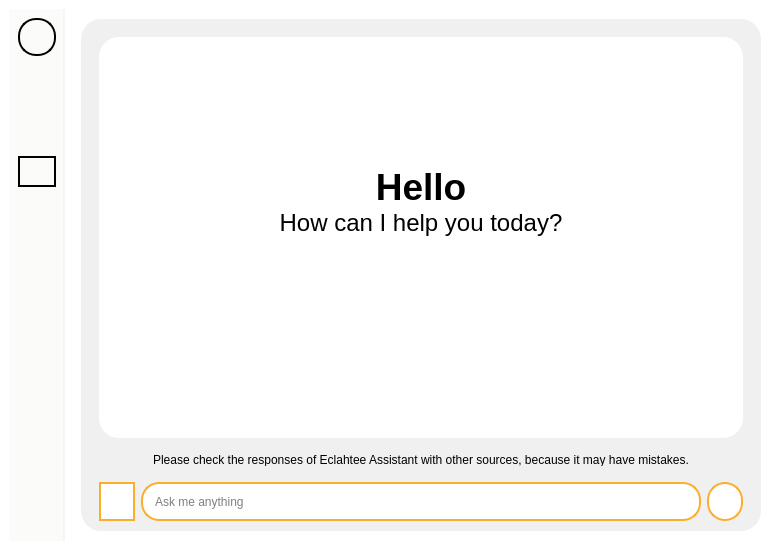
<?xml version="1.0" encoding="UTF-8"?>
<ui version="4.0">
 <class>MainWindow</class>
 <widget class="QMainWindow" name="MainWindow">
  <property name="enabled">
   <bool>true</bool>
  </property>
  <property name="geometry">
   <rect>
    <x>0</x>
    <y>0</y>
    <width>780</width>
    <height>550</height>
   </rect>
  </property>
  <property name="minimumSize">
   <size>
    <width>780</width>
    <height>550</height>
   </size>
  </property>
  <property name="font">
   <font>
    <kerning>false</kerning>
   </font>
  </property>
  <property name="windowTitle">
   <string>MainWindow</string>
  </property>
  <property name="styleSheet">
   <string notr="true">padding: 0px;
border: 0px;
background-color: white;</string>
  </property>
  <widget class="QWidget" name="centralwidget">
   <layout class="QHBoxLayout" name="horizontalLayout">
    <item>
     <widget class="QWidget" name="widget" native="true">
      <property name="styleSheet">
       <string notr="true">max-width: 54px;
background-color: #FBFBFA;
border-right: 2px solid #F5F5F4;
padding: 0px;
margin: 0px;</string>
      </property>
      <layout class="QVBoxLayout" name="verticalLayout_2">
       <item>
        <widget class="QLabel" name="label">
         <property name="font">
          <font>
           <pointsize>10</pointsize>
           <weight>75</weight>
           <bold>true</bold>
          </font>
         </property>
         <property name="styleSheet">
          <string notr="true">min-height: 34px;
max-height: 34px;
min-width: 34px;
max-width: 34px;
border: 2px solid black;
border-radius: 18px;</string>
         </property>
         <property name="text">
          <string/>
         </property>
         <property name="pixmap">
          <pixmap>../Image/icon.png</pixmap>
         </property>
         <property name="scaledContents">
          <bool>true</bool>
         </property>
         <property name="alignment">
          <set>Qt::AlignCenter</set>
         </property>
        </widget>
       </item>
       <item>
        <widget class="QLabel" name="label_5">
         <property name="styleSheet">
          <string notr="true">border: 0px;</string>
         </property>
         <property name="text">
          <string/>
         </property>
        </widget>
       </item>
       <item>
        <widget class="QLabel" name="label_2">
         <property name="font">
          <font>
           <pointsize>10</pointsize>
           <weight>75</weight>
           <bold>true</bold>
          </font>
         </property>
         <property name="styleSheet">
          <string notr="true">QLabel{
	max-height: 22px;
	border: 2px solid #FBFBFA;
	padding: 6px;
	border-radius: 18px;
}

QLabel:hover{
	max-height: 22px;
	border: 2px solid gray;
	padding: 6px;
	border-radius: 18px;
}</string>
         </property>
         <property name="text">
          <string/>
         </property>
         <property name="pixmap">
          <pixmap>../Image/home_d.png</pixmap>
         </property>
         <property name="scaledContents">
          <bool>true</bool>
         </property>
         <property name="alignment">
          <set>Qt::AlignCenter</set>
         </property>
        </widget>
       </item>
       <item>
        <widget class="QLabel" name="label_3">
         <property name="font">
          <font>
           <pointsize>10</pointsize>
           <weight>75</weight>
           <bold>true</bold>
          </font>
         </property>
         <property name="styleSheet">
          <string notr="true">QLabel{
	max-height: 22px;
	border: 2px solid #FBFBFA;
	padding: 6px;
	border-radius: 18px;
}

QLabel:hover{
	max-height: 22px;
	border: 2px solid gray;
	padding: 6px;
	border-radius: 18px;
}</string>
         </property>
         <property name="text">
          <string/>
         </property>
         <property name="pixmap">
          <pixmap>../Image/notes_d.png</pixmap>
         </property>
         <property name="scaledContents">
          <bool>true</bool>
         </property>
         <property name="alignment">
          <set>Qt::AlignCenter</set>
         </property>
        </widget>
       </item>
       <item>
        <widget class="QLabel" name="label_4">
         <property name="font">
          <font>
           <pointsize>10</pointsize>
           <weight>75</weight>
           <bold>true</bold>
          </font>
         </property>
         <property name="styleSheet">
          <string notr="true">max-height: 22px;
border: 2px solid black;
padding: 6px;
border-radius: 18px;</string>
         </property>
         <property name="text">
          <string/>
         </property>
         <property name="pixmap">
          <pixmap>../Image/chat_a.png</pixmap>
         </property>
         <property name="scaledContents">
          <bool>true</bool>
         </property>
         <property name="alignment">
          <set>Qt::AlignCenter</set>
         </property>
        </widget>
       </item>
       <item>
        <widget class="QLabel" name="label_10">
         <property name="font">
          <font>
           <pointsize>10</pointsize>
           <weight>75</weight>
           <bold>true</bold>
          </font>
         </property>
         <property name="styleSheet">
          <string notr="true">QLabel{
	max-height: 22px;
	border: 2px solid #FBFBFA;
	padding: 6px;
	border-radius: 18px;
}

QLabel:hover{
	max-height: 22px;
	border: 2px solid gray;
	padding: 6px;
	border-radius: 18px;
}</string>
         </property>
         <property name="text">
          <string/>
         </property>
         <property name="pixmap">
          <pixmap>../Image/search_d.png</pixmap>
         </property>
         <property name="scaledContents">
          <bool>true</bool>
         </property>
         <property name="alignment">
          <set>Qt::AlignCenter</set>
         </property>
        </widget>
       </item>
       <item>
        <spacer name="verticalSpacer">
         <property name="orientation">
          <enum>Qt::Vertical</enum>
         </property>
         <property name="sizeHint" stdset="0">
          <size>
           <width>20</width>
           <height>40</height>
          </size>
         </property>
        </spacer>
       </item>
       <item>
        <widget class="QLabel" name="label_6">
         <property name="font">
          <font>
           <pointsize>10</pointsize>
           <weight>75</weight>
           <bold>true</bold>
          </font>
         </property>
         <property name="styleSheet">
          <string notr="true">QLabel{
	max-height: 22px;
	border: 2px solid #FBFBFA;
	padding: 6px;
	border-radius: 18px;
}

QLabel:hover{
	max-height: 22px;
	border: 2px solid gray;
	padding: 6px;
	border-radius: 18px;
}</string>
         </property>
         <property name="text">
          <string/>
         </property>
         <property name="pixmap">
          <pixmap>../Image/about_b.png</pixmap>
         </property>
         <property name="scaledContents">
          <bool>true</bool>
         </property>
         <property name="alignment">
          <set>Qt::AlignCenter</set>
         </property>
        </widget>
       </item>
       <item>
        <widget class="QLabel" name="label_8">
         <property name="font">
          <font>
           <pointsize>10</pointsize>
           <weight>75</weight>
           <bold>true</bold>
          </font>
         </property>
         <property name="styleSheet">
          <string notr="true">QLabel{
	max-height: 22px;
	border: 2px solid #FBFBFA;
	padding: 6px;
	border-radius: 18px;
}

QLabel:hover{
	max-height: 22px;
	border: 2px solid gray;
	padding: 6px;
	border-radius: 18px;
}</string>
         </property>
         <property name="text">
          <string/>
         </property>
         <property name="pixmap">
          <pixmap>../Image/log_out.png</pixmap>
         </property>
         <property name="scaledContents">
          <bool>true</bool>
         </property>
         <property name="alignment">
          <set>Qt::AlignCenter</set>
         </property>
        </widget>
       </item>
      </layout>
     </widget>
    </item>
    <item>
     <widget class="QWidget" name="widget_2" native="true">
      <property name="styleSheet">
       <string notr="true">border-radius: 20px;
background-color: #F0F0F0;
margin: 10px;</string>
      </property>
      <layout class="QVBoxLayout" name="verticalLayout">
       <item>
        <widget class="QWidget" name="widget_3" native="true">
         <property name="styleSheet">
          <string notr="true">margin-bottom: 0px;</string>
         </property>
         <layout class="QVBoxLayout" name="verticalLayout_3">
          <item>
           <widget class="QTextBrowser" name="textBrowser">
            <property name="enabled">
             <bool>true</bool>
            </property>
            <property name="font">
             <font>
              <kerning>false</kerning>
             </font>
            </property>
            <property name="acceptDrops">
             <bool>false</bool>
            </property>
            <property name="toolTip">
             <string/>
            </property>
            <property name="styleSheet">
             <string notr="true">QTextBrowser{
	border: 0px;
	background-color: white;
	margin-bottom: 0px;
	padding: 10px;
}</string>
            </property>
            <property name="inputMethodHints">
             <set>Qt::ImhNone</set>
            </property>
            <property name="verticalScrollBarPolicy">
             <enum>Qt::ScrollBarAlwaysOff</enum>
            </property>
            <property name="horizontalScrollBarPolicy">
             <enum>Qt::ScrollBarAlwaysOff</enum>
            </property>
            <property name="sizeAdjustPolicy">
             <enum>QAbstractScrollArea::AdjustIgnored</enum>
            </property>
            <property name="html">
             <string>&lt;!DOCTYPE HTML PUBLIC &quot;-//W3C//DTD HTML 4.0//EN&quot; &quot;http://www.w3.org/TR/REC-html40/strict.dtd&quot;&gt;
&lt;html&gt;&lt;head&gt;&lt;meta name=&quot;qrichtext&quot; content=&quot;1&quot; /&gt;&lt;style type=&quot;text/css&quot;&gt;
p, li { white-space: pre-wrap; }
&lt;/style&gt;&lt;/head&gt;&lt;body style=&quot; font-family:'MS Shell Dlg 2'; font-size:8.25pt; font-weight:400; font-style:normal;&quot;&gt;
&lt;p style=&quot;-qt-paragraph-type:empty; margin-top:0px; margin-bottom:0px; margin-left:0px; margin-right:0px; -qt-block-indent:0; text-indent:0px; font-family:'Segoe UI'; font-size:8pt;&quot;&gt;&lt;br /&gt;&lt;/p&gt;
&lt;p align=&quot;center&quot; style=&quot;-qt-paragraph-type:empty; margin-top:0px; margin-bottom:0px; margin-left:0px; margin-right:0px; -qt-block-indent:0; text-indent:0px; font-family:'Segoe UI'; font-size:22pt; font-weight:600;&quot;&gt;&lt;br /&gt;&lt;/p&gt;
&lt;p align=&quot;center&quot; style=&quot;-qt-paragraph-type:empty; margin-top:0px; margin-bottom:0px; margin-left:0px; margin-right:0px; -qt-block-indent:0; text-indent:0px; font-family:'Segoe UI'; font-size:22pt; font-weight:600;&quot;&gt;&lt;br /&gt;&lt;/p&gt;
&lt;p align=&quot;center&quot; style=&quot;-qt-paragraph-type:empty; margin-top:0px; margin-bottom:0px; margin-left:0px; margin-right:0px; -qt-block-indent:0; text-indent:0px; font-family:'Segoe UI'; font-size:22pt; font-weight:600;&quot;&gt;&lt;br /&gt;&lt;/p&gt;
&lt;p align=&quot;center&quot; style=&quot; margin-top:0px; margin-bottom:0px; margin-left:0px; margin-right:0px; -qt-block-indent:0; text-indent:0px;&quot;&gt;&lt;span style=&quot; font-family:'Segoe UI'; font-size:28pt; font-weight:600;&quot;&gt;Hello&lt;/span&gt;&lt;/p&gt;
&lt;p align=&quot;center&quot; style=&quot; margin-top:0px; margin-bottom:0px; margin-left:0px; margin-right:0px; -qt-block-indent:0; text-indent:0px;&quot;&gt;&lt;span style=&quot; font-family:'Segoe UI'; font-size:18pt;&quot;&gt;How can I help you today?&lt;/span&gt;&lt;/p&gt;&lt;/body&gt;&lt;/html&gt;</string>
            </property>
            <property name="openExternalLinks">
             <bool>true</bool>
            </property>
           </widget>
          </item>
         </layout>
        </widget>
       </item>
       <item>
        <widget class="QLabel" name="label_7">
         <property name="font">
          <font>
           <family>Segoe UI Historic</family>
           <pointsize>9</pointsize>
           <weight>50</weight>
           <bold>false</bold>
          </font>
         </property>
         <property name="styleSheet">
          <string notr="true">margin: 0px;
padding: 0px;
border: 0px;
background-color: transparent;
max-height: 13px;
min-height: 13px;</string>
         </property>
         <property name="text">
          <string>Please check the responses of Eclahtee Assistant with other sources, because it may have mistakes.</string>
         </property>
         <property name="alignment">
          <set>Qt::AlignCenter</set>
         </property>
        </widget>
       </item>
       <item>
        <widget class="QWidget" name="widget_4" native="true">
         <property name="styleSheet">
          <string notr="true">max-height: 50px;
min-height: 50px;
margin-top: 0px;
padding: 0px;</string>
         </property>
         <layout class="QHBoxLayout" name="horizontalLayout_2">
          <item>
           <widget class="QPushButton" name="pushButton_2">
            <property name="styleSheet">
             <string notr="true">QPushButton{
	background-color: white;
	border: 2px solid #faae2b;
	max-height: 35px;
	min-height: 35px;
	border-radius: 19px;
	margin: 0px;
	margin-left: 10px;
}

QPushButton:hover{
	background-color: white;
	border: 3px solid #faae2b;
	max-height: 35px;
	min-height: 35px;
	border-radius: 19px;
	margin: 0px;
	margin-left: 10px;
}

QPushButton:pressed{
	background-color: rgb(235, 235, 235);
	border: 3px solid #faae2b;
	max-height: 35px;
	min-height: 35px;
	border-radius: 19px;
	margin: 0px;
	margin-left: 10px;
}</string>
            </property>
            <property name="text">
             <string/>
            </property>
            <property name="icon">
             <iconset>
              <normaloff>../Image/new_chat.png</normaloff>../Image/new_chat.png</iconset>
            </property>
            <property name="iconSize">
             <size>
              <width>32</width>
              <height>32</height>
             </size>
            </property>
           </widget>
          </item>
          <item>
           <widget class="QLineEdit" name="lineEdit">
            <property name="styleSheet">
             <string notr="true">QLineEdit{
	background-color: white;
	border: 2px solid #faae2b;
	max-height: 35px;
	min-height: 35px;
	border-radius: 18px;
	padding-left: 10px;
	margin: 0px;
}

QLineEdit:hover{
	background-color: white;
	border: 3px solid #faae2b;
	max-height: 35px;
	min-height: 35px;
	border-radius: 18px;
	padding-left: 10px;
	margin: 0px;
}

QLineEdit:pressed{
	background-color: rgb(235, 235, 235);
	border: 3px solid #faae2b;
	max-height: 35px;
	min-height: 35px;
	border-radius: 18px;
	padding-left: 10px;
	margin: 0px;
}</string>
            </property>
            <property name="placeholderText">
             <string>Ask me anything</string>
            </property>
           </widget>
          </item>
          <item>
           <widget class="QPushButton" name="pushButton">
            <property name="styleSheet">
             <string notr="true">QPushButton{
	background-color: white;
	border: 2px solid #faae2b;
	max-height: 35px;
	min-height: 35px;
	border-radius: 18px;
	margin: 0px;
	margin-right: 10px;
}

QPushButton:hover{
	background-color: white;
	border: 3px solid #faae2b;
	max-height: 35px;
	min-height: 35px;
	border-radius: 18px;
	margin: 0px;
	margin-right: 10px;
}

QPushButton:pressed{
	background-color: rgb(235, 235, 235);
	border: 3px solid #faae2b;
	max-height: 35px;
	min-height: 35px;
	border-radius: 18px;
	margin: 0px;
	margin-right: 10px;
}</string>
            </property>
            <property name="text">
             <string/>
            </property>
            <property name="icon">
             <iconset>
              <normaloff>../Image/send.png</normaloff>../Image/send.png</iconset>
            </property>
            <property name="iconSize">
             <size>
              <width>32</width>
              <height>32</height>
             </size>
            </property>
           </widget>
          </item>
         </layout>
        </widget>
       </item>
      </layout>
     </widget>
    </item>
   </layout>
  </widget>
 </widget>
 <resources/>
 <connections/>
</ui>
